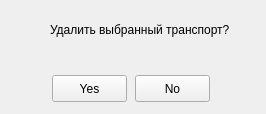
<?xml version="1.0" encoding="UTF-8"?>
<ui version="4.0">
 <class>Form</class>
 <widget class="QWidget" name="Form">
  <property name="windowModality">
   <enum>Qt::ApplicationModal</enum>
  </property>
  <property name="geometry">
   <rect>
    <x>0</x>
    <y>0</y>
    <width>266</width>
    <height>114</height>
   </rect>
  </property>
  <property name="windowTitle">
   <string>Confirm</string>
  </property>
  <property name="windowIcon">
   <iconset>
    <normaloff>bmp/18.bmp</normaloff>bmp/18.bmp</iconset>
  </property>
  <widget class="QPushButton" name="pushButton">
   <property name="geometry">
    <rect>
     <x>52</x>
     <y>75</y>
     <width>75</width>
     <height>27</height>
    </rect>
   </property>
   <property name="text">
    <string>Yes</string>
   </property>
   <property name="icon">
    <iconset>
     <normaloff>bmp/124.bmp</normaloff>bmp/124.bmp</iconset>
   </property>
   <property name="autoRepeatInterval">
    <number>100</number>
   </property>
  </widget>
  <widget class="QPushButton" name="pushButton_2">
   <property name="geometry">
    <rect>
     <x>135</x>
     <y>75</y>
     <width>75</width>
     <height>27</height>
    </rect>
   </property>
   <property name="text">
    <string>No</string>
   </property>
   <property name="icon">
    <iconset>
     <normaloff>bmp/111.bmp</normaloff>bmp/111.bmp</iconset>
   </property>
  </widget>
  <widget class="QLabel" name="label">
   <property name="geometry">
    <rect>
     <x>10</x>
     <y>10</y>
     <width>41</width>
     <height>41</height>
    </rect>
   </property>
   <property name="text">
    <string/>
   </property>
   <property name="pixmap">
    <pixmap>bmp/124552.bmp</pixmap>
   </property>
  </widget>
  <widget class="QLabel" name="label_2">
   <property name="geometry">
    <rect>
     <x>50</x>
     <y>20</y>
     <width>181</width>
     <height>20</height>
    </rect>
   </property>
   <property name="text">
    <string>Удалить выбранный транспорт?</string>
   </property>
  </widget>
 </widget>
 <resources/>
 <connections/>
</ui>
